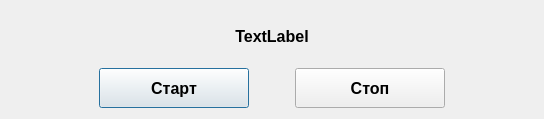
<?xml version="1.0" encoding="UTF-8"?>
<ui version="4.0">
 <class>Clock_Timer_Sound</class>
 <widget class="QDialog" name="Clock_Timer_Sound">
  <property name="geometry">
   <rect>
    <x>0</x>
    <y>0</y>
    <width>544</width>
    <height>119</height>
   </rect>
  </property>
  <property name="minimumSize">
   <size>
    <width>482</width>
    <height>96</height>
   </size>
  </property>
  <property name="contextMenuPolicy">
   <enum>Qt::CustomContextMenu</enum>
  </property>
  <property name="windowTitle">
   <string>Проверка звучания</string>
  </property>
  <property name="windowIcon">
   <iconset resource="Clock_new_p.qrc">
    <normaloff>:/music_22279.ico</normaloff>:/music_22279.ico</iconset>
  </property>
  <property name="sizeGripEnabled">
   <bool>false</bool>
  </property>
  <property name="modal">
   <bool>false</bool>
  </property>
  <layout class="QGridLayout" name="gridLayout">
   <item row="0" column="0">
    <widget class="QLabel" name="label_sound">
     <property name="minimumSize">
      <size>
       <width>413</width>
       <height>0</height>
      </size>
     </property>
     <property name="font">
      <font>
       <pointsize>12</pointsize>
       <weight>75</weight>
       <bold>true</bold>
      </font>
     </property>
     <property name="contextMenuPolicy">
      <enum>Qt::CustomContextMenu</enum>
     </property>
     <property name="text">
      <string>TextLabel</string>
     </property>
     <property name="alignment">
      <set>Qt::AlignCenter</set>
     </property>
     <property name="wordWrap">
      <bool>true</bool>
     </property>
    </widget>
   </item>
   <item row="1" column="0">
    <layout class="QHBoxLayout" name="horizontalLayout">
     <item>
      <spacer name="horizontalSpacer">
       <property name="orientation">
        <enum>Qt::Horizontal</enum>
       </property>
       <property name="sizeHint" stdset="0">
        <size>
         <width>40</width>
         <height>20</height>
        </size>
       </property>
      </spacer>
     </item>
     <item>
      <widget class="QPushButton" name="pushB_start_pause">
       <property name="minimumSize">
        <size>
         <width>150</width>
         <height>40</height>
        </size>
       </property>
       <property name="maximumSize">
        <size>
         <width>150</width>
         <height>40</height>
        </size>
       </property>
       <property name="font">
        <font>
         <pointsize>12</pointsize>
         <weight>75</weight>
         <bold>true</bold>
        </font>
       </property>
       <property name="contextMenuPolicy">
        <enum>Qt::CustomContextMenu</enum>
       </property>
       <property name="text">
        <string>Старт</string>
       </property>
      </widget>
     </item>
     <item>
      <spacer name="horizontalSpacer_3">
       <property name="orientation">
        <enum>Qt::Horizontal</enum>
       </property>
       <property name="sizeType">
        <enum>QSizePolicy::Fixed</enum>
       </property>
       <property name="sizeHint" stdset="0">
        <size>
         <width>40</width>
         <height>20</height>
        </size>
       </property>
      </spacer>
     </item>
     <item>
      <widget class="QPushButton" name="pushB_stop">
       <property name="minimumSize">
        <size>
         <width>150</width>
         <height>40</height>
        </size>
       </property>
       <property name="maximumSize">
        <size>
         <width>150</width>
         <height>40</height>
        </size>
       </property>
       <property name="font">
        <font>
         <pointsize>12</pointsize>
         <weight>75</weight>
         <bold>true</bold>
        </font>
       </property>
       <property name="contextMenuPolicy">
        <enum>Qt::CustomContextMenu</enum>
       </property>
       <property name="text">
        <string>Стоп</string>
       </property>
      </widget>
     </item>
     <item>
      <spacer name="horizontalSpacer_2">
       <property name="orientation">
        <enum>Qt::Horizontal</enum>
       </property>
       <property name="sizeHint" stdset="0">
        <size>
         <width>40</width>
         <height>20</height>
        </size>
       </property>
      </spacer>
     </item>
    </layout>
   </item>
  </layout>
 </widget>
 <resources>
  <include location="Clock_new_p.qrc"/>
 </resources>
 <connections/>
</ui>
